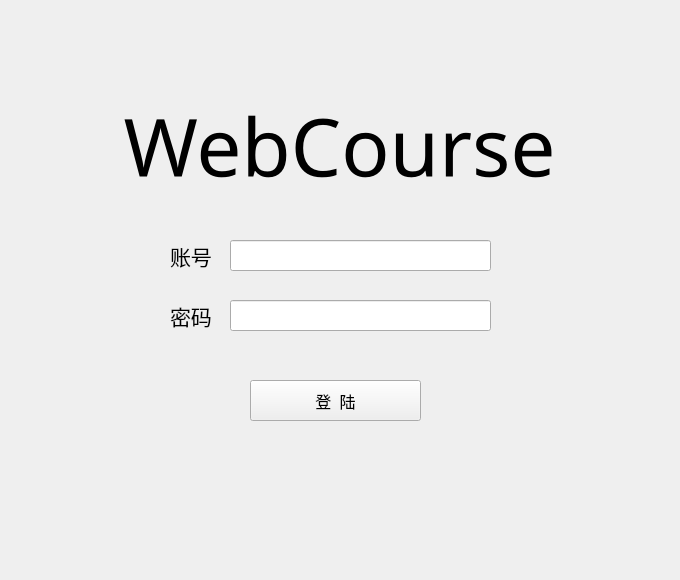
<?xml version="1.0" encoding="UTF-8"?>
<ui version="4.0">
 <class>login_form</class>
 <widget class="QWidget" name="login_form">
  <property name="geometry">
   <rect>
    <x>0</x>
    <y>0</y>
    <width>680</width>
    <height>580</height>
   </rect>
  </property>
  <property name="windowTitle">
   <string>Form</string>
  </property>
  <widget class="QLabel" name="logo_label">
   <property name="geometry">
    <rect>
     <x>-1</x>
     <y>80</y>
     <width>681</width>
     <height>131</height>
    </rect>
   </property>
   <property name="font">
    <font>
     <family>Curlz MT</family>
     <pointsize>60</pointsize>
    </font>
   </property>
   <property name="text">
    <string>WebCourse</string>
   </property>
   <property name="alignment">
    <set>Qt::AlignCenter</set>
   </property>
  </widget>
  <widget class="QLabel" name="username_label">
   <property name="geometry">
    <rect>
     <x>170</x>
     <y>240</y>
     <width>51</width>
     <height>31</height>
    </rect>
   </property>
   <property name="font">
    <font>
     <family>微软雅黑</family>
     <pointsize>16</pointsize>
    </font>
   </property>
   <property name="text">
    <string>账号</string>
   </property>
  </widget>
  <widget class="QLineEdit" name="username_input">
   <property name="geometry">
    <rect>
     <x>230</x>
     <y>240</y>
     <width>261</width>
     <height>31</height>
    </rect>
   </property>
  </widget>
  <widget class="QLabel" name="password_label">
   <property name="geometry">
    <rect>
     <x>170</x>
     <y>300</y>
     <width>51</width>
     <height>31</height>
    </rect>
   </property>
   <property name="font">
    <font>
     <family>微软雅黑</family>
     <pointsize>16</pointsize>
    </font>
   </property>
   <property name="text">
    <string>密码</string>
   </property>
  </widget>
  <widget class="QLineEdit" name="password_input">
   <property name="geometry">
    <rect>
     <x>230</x>
     <y>300</y>
     <width>261</width>
     <height>31</height>
    </rect>
   </property>
   <property name="echoMode">
    <enum>QLineEdit::Password</enum>
   </property>
  </widget>
  <widget class="QPushButton" name="login_button">
   <property name="geometry">
    <rect>
     <x>250</x>
     <y>380</y>
     <width>171</width>
     <height>41</height>
    </rect>
   </property>
   <property name="font">
    <font>
     <family>微软雅黑</family>
     <pointsize>12</pointsize>
    </font>
   </property>
   <property name="text">
    <string>登  陆</string>
   </property>
  </widget>
 </widget>
 <resources/>
 <connections/>
</ui>
